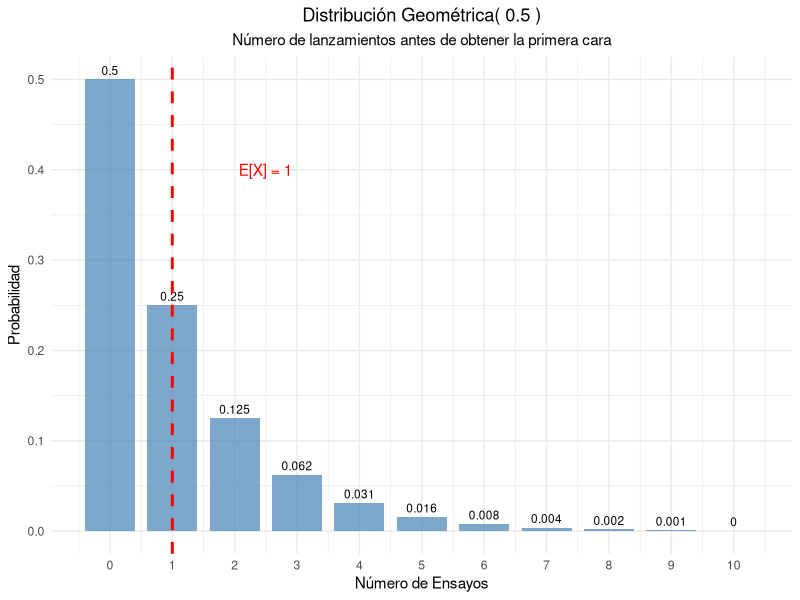
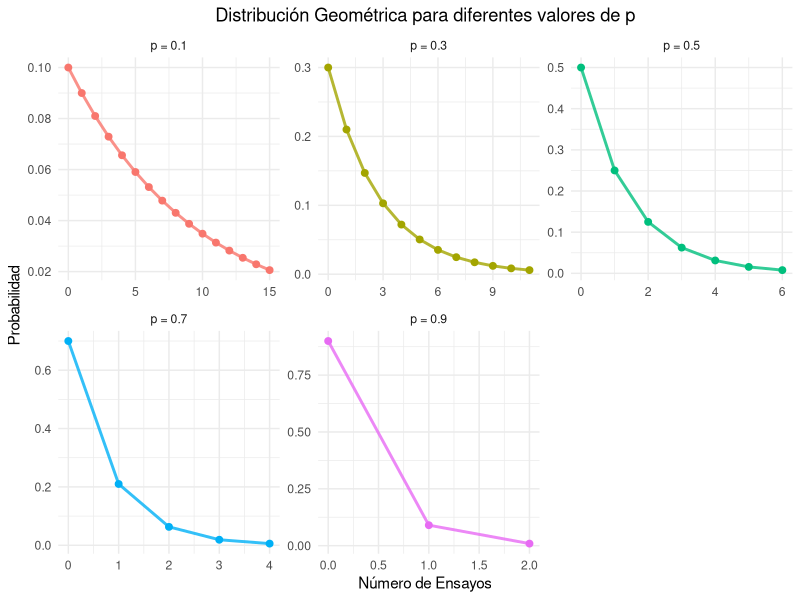
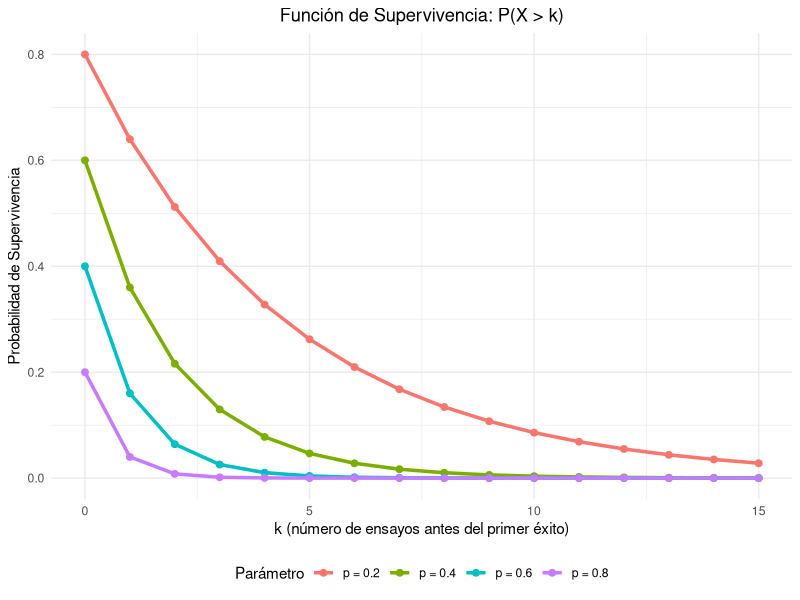
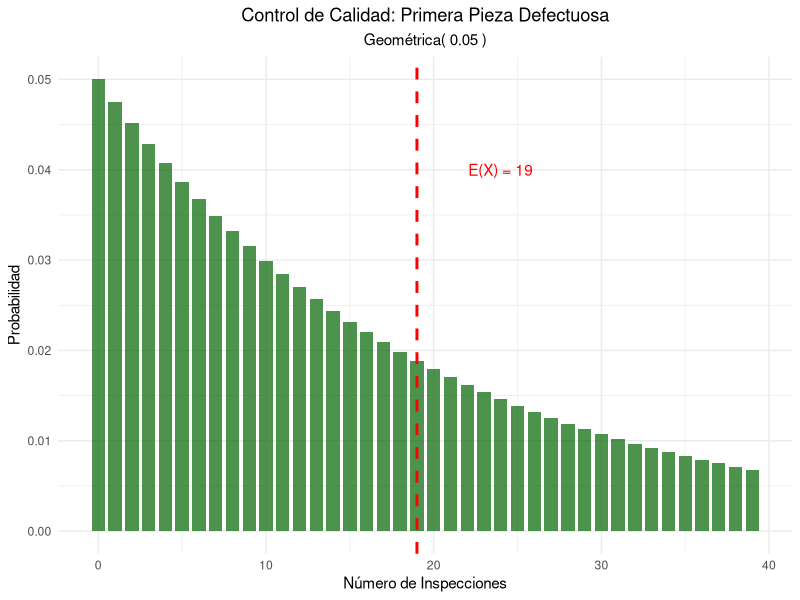
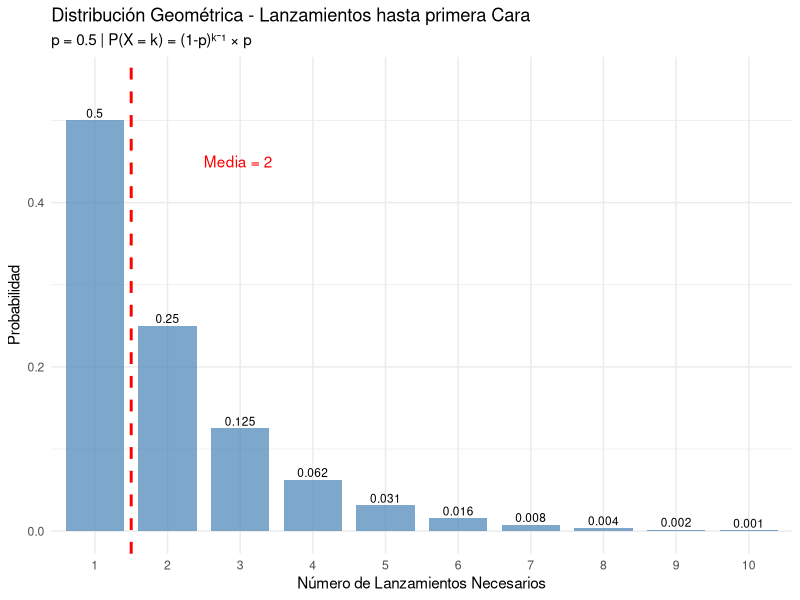
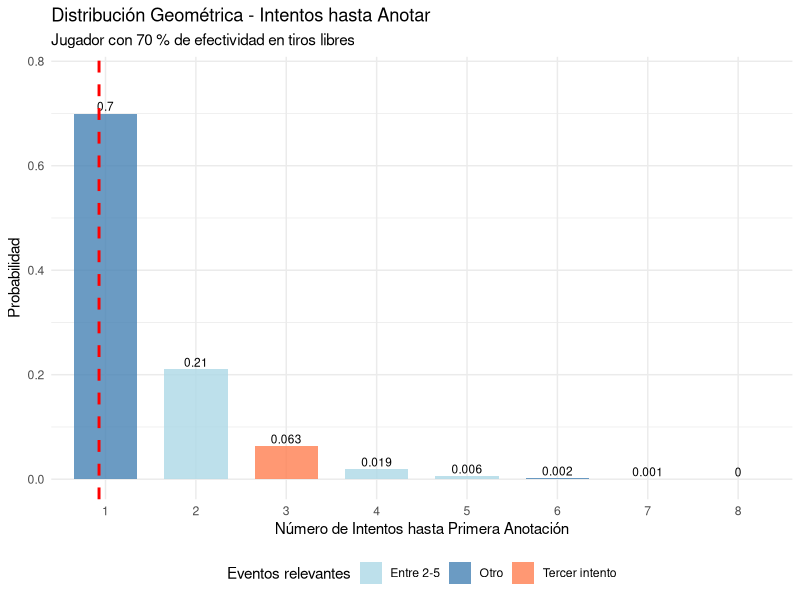
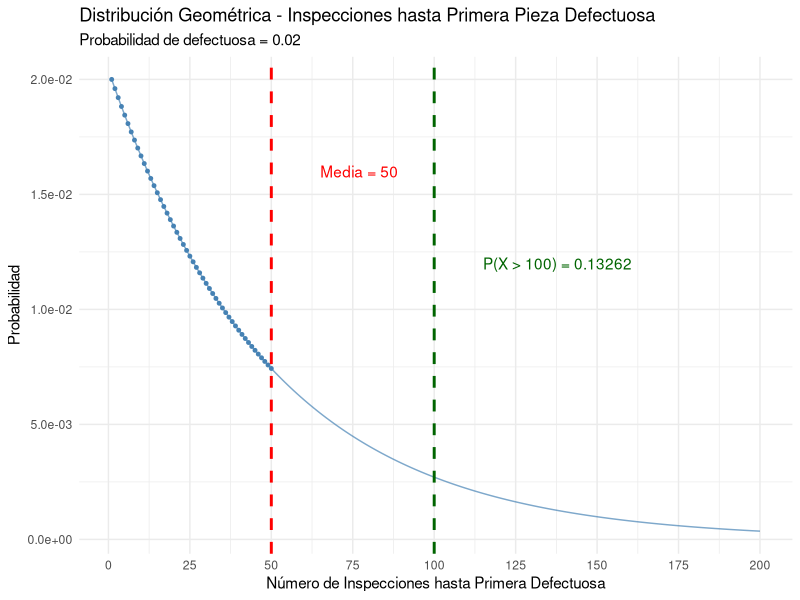

Reproduce these figures in R, in order.
## ---- chunk 1
#| label: setup
#| include: false

library(tidyverse)
library(kableExtra)
library(gridExtra)
## ---- chunk 2
#| label: moneda-geometrica
# Parámetro
p_cara <- 0.5

# Calcular probabilidades para los primeros 11 ensayos
k_moneda <- 0:10
# Prefijo d (density) sufijo es el de la va
prob_geometrica <- dgeom(k_moneda , p_cara)  

# Crear tabla
geometrica_moneda <- data.frame(
  Ensayo = k_moneda,
  Probabilidad = prob_geometrica,
  Prob_Acumulada = pgeom(k_moneda, p_cara)
)

kable(geometrica_moneda, 
      caption = "Distribución Geométrica - Primera cara (p = 0.5)",
      digits = 4,
      col.names = c("Ensayo", "P(X = x)", "P(X ≤ x)")) %>%
  kable_styling(bootstrap_options = "striped")

# Parámetros estadísticos
media_moneda <- (1-p_cara) / p_cara
varianza_moneda <- (1 - p_cara) / (p_cara^2)
desv_std_moneda <- sqrt(varianza_moneda)


cat("Media (ensayos esperados):", media_moneda, "\n")
cat("Varianza:", varianza_moneda, "\n")
cat("Desviación estándar:", round(desv_std_moneda, 4), "\n")

## ---- chunk 3
#| label: grafico-geometrica-basico
#| fig-cap: "Distribución Geométrica - Primera cara en lanzamiento de moneda"
ggplot(geometrica_moneda, aes(x = Ensayo, y = Probabilidad)) +
  geom_col(fill = "steelblue", alpha = 0.7, width = 0.8) +
  geom_text(aes(label = round(Probabilidad, 3)), vjust = -0.5, size = 3) +
  geom_vline(xintercept = media_moneda, color = "red", linetype = "dashed", linewidth = 1) +
  annotate("text", x = media_moneda + 1.5, y = max(prob_geometrica) * 0.8, 
           label = paste("E[X] =", media_moneda), color = "red") +
  scale_x_continuous(breaks = k_moneda) +
  labs(title = paste("Distribución Geométrica(", p_cara, ")"),
       subtitle = "Número de lanzamientos antes de obtener la primera cara",
       x = "Número de Ensayos",
       y = "Probabilidad") +
  theme_minimal() +
  theme(plot.title = element_text(hjust = 0.5),
        plot.subtitle = element_text(hjust = 0.5))
## ---- chunk 4
#| label: diferentes-p
# Diferentes probabilidades de éxito
p_values <- c(0.1, 0.3, 0.5, 0.7, 0.9)
k_max <- 15

# Crear data frame para comparación
geometrica_comp <- data.frame()
for(p in p_values) {
  k_vals <- 0:k_max
  probs <- dgeom(k_vals, p)  
  
  temp_data <- data.frame(
    p_label = paste("p =", p),
    k = k_vals,
    probabilidad = probs,
    media = (1-p)/p,
    varianza = (1-p)/(p^2)
  )
  geometrica_comp <- rbind(geometrica_comp, temp_data)
}

# Tabla de parámetros
parametros_comp <- data.frame(
  p = p_values,
  Media = (1-p_values)/p_values,
  Varianza = (1-p_values)/(p_values^2),
  Desv_Std = sqrt((1-p_values)/(p_values^2))
)

kable(parametros_comp, 
      caption = "Parámetros de la distribución geométrica para diferentes valores de p",
      digits = 4,
      col.names = c("p", "Media", "Varianza", "Desv. Std")) |> 
  kable_styling(bootstrap_options = "striped")
## ---- chunk 5
#| label: grafico-diferentes-p
#| fig-cap: "Distribución Geométrica para diferentes valores de p"
# Filtrar para mejor visualización
geometrica_filtered <- geometrica_comp[geometrica_comp$probabilidad > 0.005, ]

ggplot(geometrica_filtered, aes(x = k, y = probabilidad, color = p_label)) +
  geom_line(linewidth = 1, alpha = 0.8) +
  geom_point(size = 2) +
  facet_wrap(~p_label, scales = "free") +
  labs(title = "Distribución Geométrica para diferentes valores de p",
       x = "Número de Ensayos",
       y = "Probabilidad",
       color = "Parámetro") +
  theme_minimal() +
  theme(plot.title = element_text(hjust = 0.5),
        legend.position = "none")
## ---- chunk 6
#| label: falta-memoria
# Demostración de la propiedad de falta de memoria
p_mem <- 0.3
s <- 5
t <- 3

# P(X >= s + t)
prob_s_t <- 1 - pgeom(s + t-1, p_mem)  

# P(X >= s) 
prob_s <- 1- pgeom(s-1, p_mem)

# P(X >= t) 
prob_t <- 1- pgeom(t-1, p_mem)

# P(X >= s + t | X >= s) = P(X >= s + t) / P(X >= s)
prob_condicional <- prob_s_t / prob_s

cat("Demostración de la Propiedad de Falta de Memoria:\n")
cat("Parámetros: p =", p_mem, ", s =", s, ", t =", t, "\n\n")
cat("P(X  ≥", s+t, ") =", round(prob_s_t, 6), "\n")
cat("P(X  ≥", s, ") =", round(prob_s, 6), "\n")
cat("P(X  ≥", t, ") =", round(prob_t, 6), "\n\n")
cat("P(X  ≥", s+t, "| X  ≥", s, ") =", round(prob_condicional, 6), "\n")
cat("P(X  ≥", t, ") =", round(prob_t, 6), "\n\n")
cat("¿Son iguales?", abs(prob_condicional - prob_t) < 1e-10, "\n")
## ---- chunk 7
#| label: funcion-supervivencia
#| fig-cap: "Función de Supervivencia de la distribución geométrica"
# Diferentes valores de p
p_surv <- c(0.2, 0.4, 0.6, 0.8)
k_surv <- 0:15

# Crear data frame
supervivencia_data <- data.frame()
for(p in p_surv) {
  surv_vals <- (1 - p)^(k_surv+1)
  temp_data <- data.frame(
    p_label = paste("p =", p),
    k = k_surv,
    supervivencia = surv_vals
  )
  supervivencia_data <- rbind(supervivencia_data, temp_data)
}

ggplot(supervivencia_data, aes(x = k, y = supervivencia, color = p_label)) +
  geom_line(linewidth = 1.2) +
  geom_point(size = 2) +
  labs(title = "Función de Supervivencia: P(X > k)",
       x = "k (número de ensayos antes del primer éxito)",
       y = "Probabilidad de Supervivencia",
       color = "Parámetro") +
  theme_minimal() +
  theme(plot.title = element_text(hjust = 0.5),
        legend.position = "bottom")
## ---- chunk 8
#| label: control-calidad-geometrica
# Parámetros
p_defecto_geom <- 0.05

# Parámetros estadísticos
media_defecto <- (1-p_defecto_geom) / p_defecto_geom
varianza_defecto <- (1 - p_defecto_geom) / (p_defecto_geom^2)
desv_std_defecto <- sqrt(varianza_defecto)

cat("Control de Calidad - Primera pieza defectuosa:\n")
cat("Probabilidad de defecto por pieza:", p_defecto_geom, "\n")
cat("Número esperado de inspecciones:", media_defecto, "\n")
cat("Desviación estándar:", round(desv_std_defecto, 2), "\n\n")

# Probabilidades específicas
k_calidad <- 0:50
prob_calidad <- dgeom(k_calidad, p_defecto_geom)

# Preguntas de interés
prob_primera_10 <- sum(prob_calidad[1:10])
prob_mas_20 <- 1 - sum(prob_calidad[1:20])
prob_entre_10_30 <- sum(prob_calidad[10:30])

cat("Probabilidades de interés:\n")
cat("P(primera defectuosa en ≤ 10 inspecciones):", round(prob_primera_10, 4), "\n")
cat("P(primera defectuosa en > 20 inspecciones):", round(prob_mas_20, 4), "\n")
cat("P(primera defectuosa entre 10 y 30 inspecciones):", round(prob_entre_10_30, 4), "\n")



# Visualización
calidad_data <- data.frame(
  k = k_calidad[1:40],
  probabilidad = prob_calidad[1:40]
)

ggplot(calidad_data, aes(x = k, y = probabilidad)) +
  geom_col(fill = "darkgreen", alpha = 0.7, width = 0.8) +
  geom_vline(xintercept = media_defecto, color = "red", linetype = "dashed", size = 1) +
  annotate("text", x = media_defecto + 5, y = max(prob_calidad) * 0.8, 
           label = paste("E(X) =", media_defecto), color = "red") +
  labs(title = "Control de Calidad: Primera Pieza Defectuosa",
       subtitle = paste("Geométrica(", p_defecto_geom, ")"),
       x = "Número de Inspecciones",
       y = "Probabilidad") +
  theme_minimal() +
  theme(plot.title = element_text(hjust = 0.5),
        plot.subtitle = element_text(hjust = 0.5))
## ---- chunk 9
#| label: simulacion-geometrica
set.seed(123)
p_sim <- 0.25
n_sim <- 10000

# Generar datos geométricos 
datos_geom <- rgeom(n_sim, p_sim) 

# Estadísticas observadas
media_obs <- mean(datos_geom)
var_obs <- var(datos_geom)
desv_obs <- sd(datos_geom)

# Valores teóricos
media_teo <- (1-p_sim) / p_sim
var_teo <- (1 - p_sim) / (p_sim^2)
desv_teo <- sqrt(var_teo)

cat("Simulación Geométrica (p =", p_sim, "):\n")
cat("Simulaciones:", n_sim, "\n\n")
cat("Media teórica:", media_teo, "| Media observada:", round(media_obs, 4), "\n")
cat("Varianza teórica:", var_teo, "| Varianza observada:", round(var_obs, 4), "\n")
cat("Desv. Std teórica:", round(desv_teo, 4), "| Desv. Std observada:", round(desv_obs, 4), "\n")

# Comparar distribuciones
freq_obs <- table(datos_geom[datos_geom <= 20]) / n_sim
k_comp <- as.numeric(names(freq_obs))
prob_teo <- dgeom(k_comp, p_sim)

comparacion_sim <- data.frame(
  k = k_comp,
  Freq_Observada = as.numeric(freq_obs),
  Prob_Teorica = prob_teo,
  Diferencia = abs(as.numeric(freq_obs) - prob_teo)
)

kable(head(comparacion_sim, 12), 
      caption = "Comparación frecuencias observadas vs probabilidades teóricas",
      digits = 4,
      col.names = c("k", "Freq. Observada", "Prob. Teórica", "Diferencia")) %>%
  kable_styling(bootstrap_options = "striped")
## ---- chunk 10

p_cara <- 0.5  # Probabilidad de cara en cada lanzamiento

# a) Probabilidad de necesitar exactamente 5 lanzamientos
# Nota: En R, dgeom(x, p) da P(X = x) donde X = número de fracasos antes del primer éxito
# Para "necesitar exactamente 5 lanzamientos" = 4 fracasos + 1 éxito
prob_exacta_5 <- dgeom(4, prob = p_cara)
cat("a) Probabilidad de necesitar exactamente 5 lanzamientos:", round(prob_exacta_5, 4), "\n")

# Verificación: (1-p)^4 * p
prob_verificacion <- (1 - p_cara)^4 * p_cara
cat("   Verificación manual: (1-p)⁴ * p =", round(prob_verificacion, 4), "\n")

# b) Probabilidad de necesitar más de 3 lanzamientos
# P(X > 3) = P(necesitar 4 o más lanzamientos) = P(primeros 3 son fracasos)
prob_mas_3 <- 1 - pgeom(2, prob = p_cara)  # pgeom da P(X ≤ x)
# Alternativa: (1-p)^3
prob_alternativa <- (1 - p_cara)^3
cat("b) Probabilidad de necesitar más de 3 lanzamientos:", round(prob_mas_3, 4), "\n")
cat("   Verificación: (1-p)³ =", round(prob_alternativa, 4), "\n")

# c) Media y varianza del número de lanzamientos
# Media = E[X] = 1/p (donde X = número de lanzamientos hasta primer éxito)
media_lanzamientos <- 1 / p_cara
# Varianza = Var[X] = (1-p)/p²
varianza_lanzamientos <- (1 - p_cara) / (p_cara^2)
desviacion_lanzamientos <- sqrt(varianza_lanzamientos)

cat("c) Parámetros estadísticos:\n")
cat("   Media (número esperado de lanzamientos):", media_lanzamientos, "\n")
cat("   Varianza:", varianza_lanzamientos, "\n")
cat("   Desviación estándar:", round(desviacion_lanzamientos, 4), "\n")
## ---- chunk 11
# SIMULACIÓN PARA VERIFICACIÓN
set.seed(123)
n_simulaciones <- 10000

# Simular lanzamientos hasta obtener primera cara
simular_lanzamientos <- function() {
  lanzamientos <- 0
  while (TRUE) {
    lanzamientos <- lanzamientos + 1
    resultado <- sample(c("Cara", "Cruz"), size = 1, prob = c(p_cara, 1 - p_cara))
    if (resultado == "Cara") {
      return(lanzamientos)
    }
  }
}

# Ejecutar simulaciones
resultados <- replicate(n_simulaciones, simular_lanzamientos())

cat("\nVERIFICACIÓN MEDIANTE SIMULACIÓN (10,000 repeticiones):\n")
cat("Proporción con exactamente 5 lanzamientos:", 
    round(mean(resultados == 5), 4), "\n")
cat("Proporción con más de 3 lanzamientos:", 
    round(mean(resultados > 3), 4), "\n")
cat("Media simulada de lanzamientos:", round(mean(resultados), 4), "\n")
cat("Varianza simulada de lanzamientos:", round(var(resultados), 4), "\n")
## ---- chunk 12
# GRÁFICO DE LA DISTRIBUCIÓN GEOMÉTRICA
library(ggplot2)

# Generar datos para la distribución geométrica
x_valores <- 1:10  # Número de lanzamientos necesarios
probabilidades <- dgeom(x_valores - 1, prob = p_cara)  # dgeom usa número de fracasos

datos_grafico <- data.frame(
  Lanzamientos = x_valores,
  Probabilidad = probabilidades
)

# Gráfico de barras
ggplot(datos_grafico, aes(x = factor(Lanzamientos), y = Probabilidad)) +
  geom_col(fill = "steelblue", alpha = 0.7, width = 0.8) +
  geom_text(aes(label = round(Probabilidad, 3)), 
            vjust = -0.3, size = 3) +
  geom_vline(xintercept = media_lanzamientos - 0.5, 
             color = "red", linetype = "dashed", size = 1) +
  annotate("text", x = media_lanzamientos + 0.5, y = max(probabilidades) * 0.9,
           label = paste("Media =", media_lanzamientos), 
           color = "red", hjust = 0) +
  labs(
    title = "Distribución Geométrica - Lanzamientos hasta primera Cara",
    subtitle = paste("p =", p_cara, "| P(X = k) = (1-p)ᵏ⁻¹ × p"),
    x = "Número de Lanzamientos Necesarios",
    y = "Probabilidad"
  ) +
  theme_minimal() +
  scale_y_continuous(limits = c(0, max(probabilidades) * 1.1))
## ---- chunk 13
# EJERCICIO 2: JUGADOR DE BÁSQUETBOL - DISTRIBUCIÓN GEOMÉTRICA

p_anotar <- 0.70  # Probabilidad de anotar un tiro libre

# a) Probabilidad de que anote en el tercer intento por primera vez
# Esto significa: 2 fracasos + 1 éxito en el tercer intento
prob_tercer_intento <- dgeom(2, prob = p_anotar)
cat("a) Probabilidad de anotar por primera vez en el 3er intento:", 
    round(prob_tercer_intento, 4), "\n")

# Verificación manual: (1-p)² * p
prob_verificacion <- (1 - p_anotar)^2 * p_anotar
cat("   Verificación: (1-p)² × p =", round(prob_verificacion, 4), "\n")

# b) Número esperado de intentos para anotar
# Media de la distribución geométrica = 1/p
intentos_esperados <- 1 / p_anotar
cat("b) Número esperado de intentos para anotar:", round(intentos_esperados, 2), "\n")

# Varianza y desviación estándar
varianza_intentos <- (1 - p_anotar) / (p_anotar^2)
desviacion_intentos <- sqrt(varianza_intentos)
cat("   Desviación estándar:", round(desviacion_intentos, 2), "\n")

# c) Probabilidad de necesitar entre 2 y 5 intentos (inclusive)
# P(2 ≤ X ≤ 5) = P(X ≤ 5) - P(X ≤ 1)
# Donde X = número de intentos hasta el primer éxito
prob_entre_2_5 <- pgeom(4, prob = p_anotar) - pgeom(0, prob = p_anotar)
cat("c) P(necesitar entre 2 y 5 intentos):", round(prob_entre_2_5, 4), "\n")

# Verificación manual sumando probabilidades individuales
prob_manual <- sum(dgeom(1:4, prob = p_anotar))  # 1-4 fracasos antes del éxito
cat("   Verificación manual:", round(prob_manual, 4), "\n")
## ---- chunk 14
# SIMULACIÓN PARA VERIFICACIÓN
set.seed(456)
n_simulaciones <- 10000

# Función para simular intentos hasta anotar
simular_intentos <- function() {
  intentos <- 0
  while (TRUE) {
    intentos <- intentos + 1
    # 1 = anota, 0 = falla
    resultado <- sample(c(1, 0), size = 1, prob = c(p_anotar, 1 - p_anotar))
    if (resultado == 1) {
      return(intentos)
    }
  }
}

# Ejecutar simulaciones
resultados_sim <- replicate(n_simulaciones, simular_intentos())

cat("\nVERIFICACIÓN MEDIANTE SIMULACIÓN (10,000 repeticiones):\n")
cat("Proporción que anota en 3er intento:", 
    round(mean(resultados_sim == 3), 4), "\n")
cat("Proporción que necesita entre 2-5 intentos:", 
    round(mean(resultados_sim >= 2 & resultados_sim <= 5), 4), "\n")
cat("Media de intentos simulada:", round(mean(resultados_sim), 4), "\n")
cat("Desviación estándar simulada:", round(sd(resultados_sim), 4), "\n")
## ---- chunk 15
# GRÁFICO DE LA DISTRIBUCIÓN
library(ggplot2)

# Generar datos para la distribución geométrica
x_valores <- 1:8  # Número de intentos necesarios
probabilidades <- dgeom(x_valores - 1, prob = p_anotar)

datos_grafico <- data.frame(
  Intentos = x_valores,
  Probabilidad = probabilidades
)

# Resaltar las probabilidades relevantes para el ejercicio
datos_grafico$Relevante <- ifelse(datos_grafico$Intentos == 3, "Tercer intento",
                                 ifelse(datos_grafico$Intentos >= 2 & 
                                        datos_grafico$Intentos <= 5, "Entre 2-5", "Otro"))

ggplot(datos_grafico, aes(x = factor(Intentos), y = Probabilidad, fill = Relevante)) +
  geom_col(alpha = 0.8, width = 0.7) +
  geom_text(aes(label = round(Probabilidad, 3)), 
            vjust = -0.3, size = 3) +
  geom_vline(xintercept = intentos_esperados - 0.5, 
             color = "red", linetype = "dashed", size = 1) +
  scale_fill_manual(values = c("Tercer intento" = "coral", 
                              "Entre 2-5" = "lightblue", 
                              "Otro" = "steelblue")) +
  labs(
    title = "Distribución Geométrica - Intentos hasta Anotar",
    subtitle = paste("Jugador con", p_anotar*100, "% de efectividad en tiros libres"),
    x = "Número de Intentos hasta Primera Anotación",
    y = "Probabilidad",
    fill = "Eventos relevantes"
  ) +
  theme_minimal() +
  theme(legend.position = "bottom") +
  scale_y_continuous(limits = c(0, max(probabilidades) * 1.1))
## ---- chunk 16


p_defectuosa <- 0.02  # Probabilidad de pieza defectuosa

# a) Número esperado de inspecciones hasta encontrar primera defectuosa
# Media de la distribución geométrica = 1/p
inspecciones_esperadas <- 1 / p_defectuosa
cat("a) Número esperado de inspecciones:", inspecciones_esperadas, "\n")

# Varianza y desviación estándar
varianza_inspecciones <- (1 - p_defectuosa) / (p_defectuosa^2)
desviacion_inspecciones <- sqrt(varianza_inspecciones)
cat("   Varianza:", round(varianza_inspecciones, 2), "\n")
cat("   Desviación estándar:", round(desviacion_inspecciones, 2), "\n")

# b) Probabilidad de que la primera defectuosa aparezca después de la pieza 100
# P(X > 100) = P(primeras 100 piezas son buenas) = (1-p)^100
prob_despues_100 <- (1 - p_defectuosa)^100
cat("b) P(primera defectuosa después de pieza 100):", round(prob_despues_100, 6), "\n")

# Verificación usando la función de distribución acumulada
prob_verificacion <- 1 - pgeom(99, prob = p_defectuosa)
cat("   Verificación con pgeom:", round(prob_verificacion, 6), "\n")
## ---- chunk 17
# GRÁFICO DE LA DISTRIBUCIÓN Y PROBABILIDADES
library(ggplot2)

# Generar datos para la distribución geométrica
x_valores <- 1:200
probabilidades <- dgeom(x_valores - 1, prob = p_defectuosa)

datos_grafico <- data.frame(
  Inspecciones = x_valores,
  Probabilidad = probabilidades
)

# Resaltar puntos importantes
punto_esperado <- inspecciones_esperadas
punto_100 <- 100

ggplot(datos_grafico, aes(x = Inspecciones, y = Probabilidad)) +
  geom_line(color = "steelblue", alpha = 0.7) +
  geom_point(data = datos_grafico[datos_grafico$Inspecciones <= 50, ], 
             aes(x = Inspecciones, y = Probabilidad), 
             color = "steelblue", size = 1) +
  geom_vline(xintercept = punto_esperado, 
             color = "red", linetype = "dashed", size = 1) +
  geom_vline(xintercept = punto_100, 
             color = "darkgreen", linetype = "dashed", size = 1) +
  annotate("text", x = punto_esperado + 15, y = max(probabilidades) * 0.8,
           label = paste("Media =", punto_esperado), 
           color = "red", hjust = 0) +
  annotate("text", x = punto_100 + 15, y = max(probabilidades) * 0.6,
           label = paste("P(X > 100) =", round(prob_despues_100, 6)), 
           color = "darkgreen", hjust = 0) +
  labs(
    title = "Distribución Geométrica - Inspecciones hasta Primera Pieza Defectuosa",
    subtitle = paste("Probabilidad de defectuosa =", p_defectuosa),
    x = "Número de Inspecciones hasta Primera Defectuosa",
    y = "Probabilidad"
  ) +
  theme_minimal() +
  scale_x_continuous(breaks = seq(0, 200, by = 25)) +
  scale_y_continuous(labels = scales::scientific)
